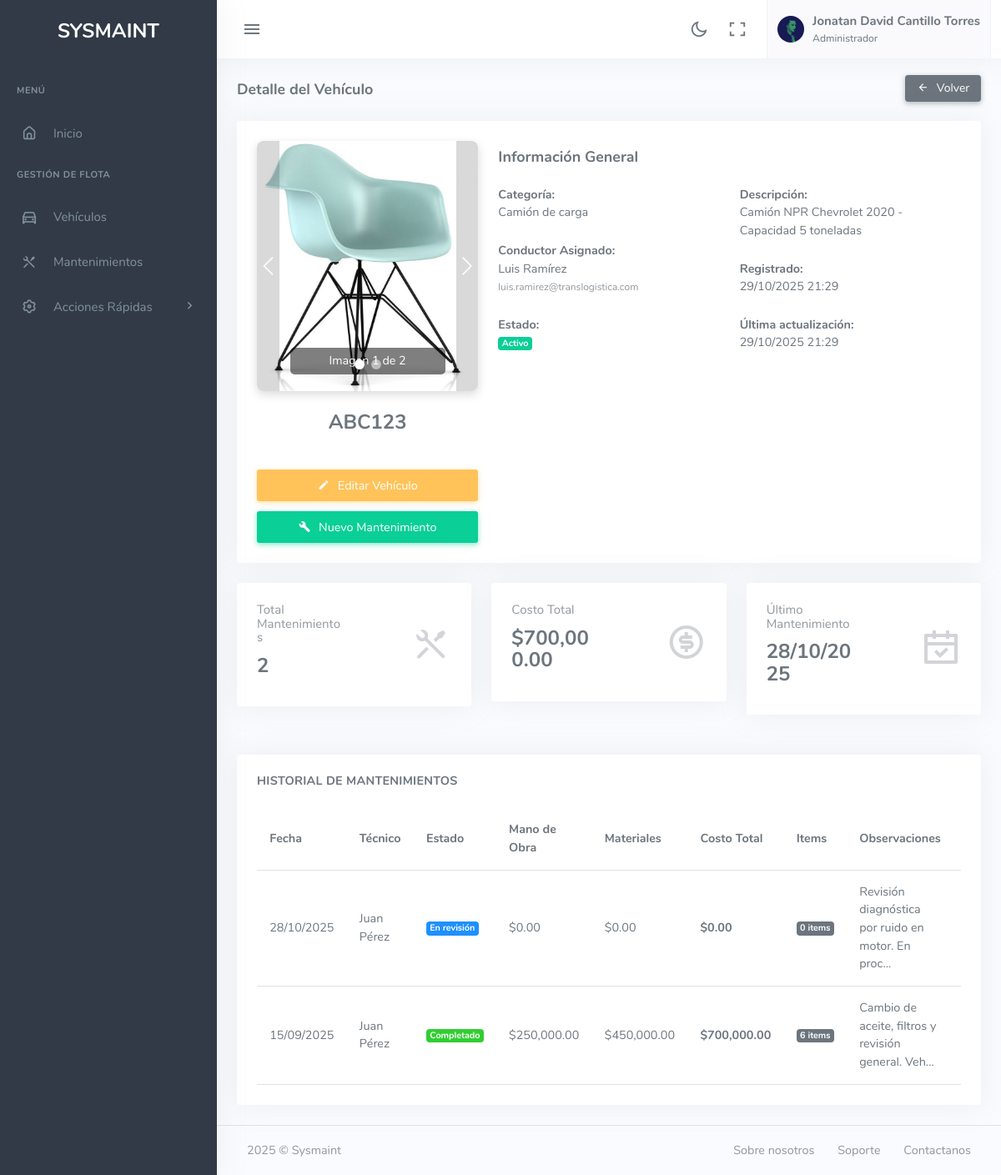
The app's page /vehiculo-detalle.php?id=1 (signed in) with its own data.
### tables this page shows
CREATE TABLE vehiculos (
    id INT AUTO_INCREMENT PRIMARY KEY,
    id_empresa INT NOT NULL,
    placa VARCHAR(20) NOT NULL UNIQUE,
    color VARCHAR(50),
    id_categoria INT NOT NULL,
    id_conductor INT,  
    imagenes JSON,  
    descripcion TEXT,
    estado TINYINT(1) DEFAULT 1,
    created_at TIMESTAMP DEFAULT CURRENT_TIMESTAMP,
    updated_at TIMESTAMP DEFAULT CURRENT_TIMESTAMP ON UPDATE CURRENT_TIMESTAMP,
    FOREIGN KEY (id_empresa) REFERENCES empresas(id),
    FOREIGN KEY (id_categoria) REFERENCES categorias_vehiculos(id),
    FOREIGN KEY (id_conductor) REFERENCES usuarios(id)
);

CREATE TABLE categorias_vehiculos (
    id INT AUTO_INCREMENT PRIMARY KEY,
    nombre VARCHAR(100) NOT NULL,
    descripcion TEXT,
    estado TINYINT(1) DEFAULT 1,
    created_at TIMESTAMP DEFAULT CURRENT_TIMESTAMP,
    updated_at TIMESTAMP DEFAULT CURRENT_TIMESTAMP ON UPDATE CURRENT_TIMESTAMP
);

CREATE TABLE usuarios (
    id INT AUTO_INCREMENT PRIMARY KEY,
    id_empresa INT NOT NULL,
    code_cc VARCHAR(20) NOT NULL,  
    first_name VARCHAR(100) NOT NULL,
    last_name VARCHAR(100) NOT NULL,
    email VARCHAR(255) NOT NULL UNIQUE,
    password VARCHAR(255) NOT NULL,
    phone VARCHAR(20),
    direccion TEXT,
    rol VARCHAR(50) NOT NULL,  
    imagen_perfil VARCHAR(255),
    estado TINYINT(1) DEFAULT 1,
    created_at TIMESTAMP DEFAULT CURRENT_TIMESTAMP,
    updated_at TIMESTAMP DEFAULT CURRENT_TIMESTAMP ON UPDATE CURRENT_TIMESTAMP,
    FOREIGN KEY (id_empresa) REFERENCES empresas(id),
    FOREIGN KEY (rol) REFERENCES roles(nombre)
);

CREATE TABLE mantenimientos (
    id INT AUTO_INCREMENT PRIMARY KEY,
    id_vehiculo INT NOT NULL,
    id_usuario_mantenimiento INT NOT NULL,
    id_estado_mantenimiento INT NOT NULL DEFAULT 1,
    fecha_mantenimiento DATE NOT NULL,
    proximo_mantenimiento DATE,
    costo_mano_obra DECIMAL(10, 2) DEFAULT 0.00,
    costo_materiales DECIMAL(10, 2) DEFAULT 0.00,
    costo_total DECIMAL(10, 2) GENERATED ALWAYS AS (costo_mano_obra + costo_materiales) STORED,
    observaciones TEXT,
    imagenes JSON,
    activo TINYINT(1) DEFAULT 1,
    created_at TIMESTAMP DEFAULT CURRENT_TIMESTAMP,
    updated_at TIMESTAMP DEFAULT CURRENT_TIMESTAMP ON UPDATE CURRENT_TIMESTAMP,
    
    FOREIGN KEY (id_vehiculo) REFERENCES vehiculos(id) ON DELETE CASCADE,
    FOREIGN KEY (id_usuario_mantenimiento) REFERENCES usuarios(id) ON DELETE RESTRICT,
    FOREIGN KEY (id_estado_mantenimiento) REFERENCES estados_mantenimiento(id) ON DELETE RESTRICT
);

CREATE TABLE estados_mantenimiento (
    id INT AUTO_INCREMENT PRIMARY KEY,
    nombre VARCHAR(50) NOT NULL UNIQUE,
    descripcion TEXT,
    color_hex VARCHAR(7) DEFAULT '#CCCCCC',
    orden SMALLINT DEFAULT 0,
    estado TINYINT(1) DEFAULT 1,
    created_at TIMESTAMP DEFAULT CURRENT_TIMESTAMP,
    updated_at TIMESTAMP DEFAULT CURRENT_TIMESTAMP ON UPDATE CURRENT_TIMESTAMP
);

### vehiculo-detalle.php (the view, shortened to what the rows shown need)
<?php
require_once 'includes/Class-vehiculos.php';
require_once 'includes/Class-mantenimientos.php';
$id_vehiculo = $_GET['id'];
$Vehiculo_class = new Vehiculo();
$Mantenimiento_class = new Mantenimiento();
$vehiculo = $Vehiculo_class->obtenerVehiculoPorId($id_vehiculo);
$mantenimientos = $Mantenimiento_class->obtenerMantenimientosPorVehiculo($id_vehiculo);
?>
<!DOCTYPE html>
<html lang="es">
<head>
    <link href="assets/css/app-saas.min.css" rel="stylesheet" type="text/css" id="app-style" />
    <link href="assets/css/icons.min.css" rel="stylesheet" type="text/css" />
</head>
<body>
    <div class="wrapper">
        <div class="content-page">
            <div class="content">
                <div class="container-fluid">
                    <div class="row">
                        <div class="col-12">
                            <div class="card">
                                <div class="card-body">
                                    <div class="row">
                                        <div class="col-lg-4 text-center">
                                            <div class="mb-3">
                                                <?php
                                                $imagenes = json_decode($vehiculo['imagenes'], true);
                                                if ($imagenes && count($imagenes) > 0):
                                                ?>
                                                    <div id="carouselVehiculo" class="carousel slide" data-bs-ride="carousel">
                                                        <div class="carousel-inner rounded">
                                                            <?php foreach ($imagenes as $index => $imagen): ?>
                                                            <div class="carousel-item <?php echo $index === 0 ? 'active' : ''; ?>">
                                                                <img src="<?php echo htmlspecialchars($imagen); ?>"
                                                                     class="d-block w-100"
                                                                     alt="Imagen <?php echo $index + 1; ?> del vehículo"
                                                                     style="height: 300px; object-fit: cover;">
                                                                <div class="carousel-caption d-none d-md-block"
                                                                     style="background: rgba(0,0,0,0.5); border-radius: 5px; padding: 5px 10px;">
                                                                    <p class="mb-0">Imagen <?php echo $index + 1; ?> de <?php echo count($imagenes); ?></p>
                                                                </div>
                                                            </div>
                                                            <?php endforeach; ?>
                                                        </div>
                                                    </div>
                                                <?php endif; ?>
                                            </div>
                                            <h3 class="mb-1"><?php echo htmlspecialchars($vehiculo['placa']); ?></h3>
                                            <p class="text-muted">
                                                <span class="badge" style="background-color: <?php echo htmlspecialchars($vehiculo['color']); ?>; font-size: 14px;">
                                                </span>
                                            </p>
                                            <div class="d-grid gap-2">
                                                <a href="update-vehiculos.php?id=<?php echo $vehiculo['id']; ?>" class="btn btn-warning">
                                                </a>
                                                <a href="add-mantenimientos.php?id_vehiculo=<?php echo $vehiculo['id']; ?>" class="btn btn-success">
                                                </a>
                                            </div>
                                        </div>
                                        <div class="col-lg-8">
                                            <div class="row">
                                                <div class="col-md-6">
                                                    <div class="mb-3">
                                                        <label class="fw-bold">Categoría:</label>
                                                        <p><?php echo htmlspecialchars($vehiculo['categoria_nombre'] ?? 'No especificada'); ?></p>
                                                    </div>
                                                    <div class="mb-3">
                                                        <label class="fw-bold">Conductor Asignado:</label>
                                                        <p>
                                                            <?php
                                                            if ($vehiculo['conductor_nombre']) {
                                                                echo htmlspecialchars($vehiculo['conductor_nombre'] . ' ' . $vehiculo['conductor_apellido']);
                                                                echo '<br><small class="text-muted">' . htmlspecialchars($vehiculo['conductor_email']) . '</small>';
                                                            } else {
                                                                echo '<span class="text-muted">Sin asignar</span>';
                                                            }
                                                            ?>
                                                        </p>
                                                    </div>
                                                </div>
                                                <div class="col-md-6">
                                                    <div class="mb-3">
                                                        <label class="fw-bold">Descripción:</label>
                                                        <p><?php echo $vehiculo['descripcion'] ? nl2br(htmlspecialchars($vehiculo['descripcion'])) : '<span class="text-muted">Sin descripción</span>'; ?></p>
                                                    </div>
                                                    <div class="mb-3">
                                                        <label class="fw-bold">Registrado:</label>
                                                        <p><?php echo date('d/m/Y H:i', strtotime($vehiculo['created_at'])); ?></p>
                                                    </div>
                                                    <div class="mb-3">
                                                        <label class="fw-bold">Última actualización:</label>
                                                        <p><?php echo date('d/m/Y H:i', strtotime($vehiculo['updated_at'])); ?></p>
                                                    </div>
                                                </div>
                                            </div>
                                        </div>
                                    </div>
                                </div>
                            </div>
                        </div>
                    </div>
                    <div class="row mb-3">
                        <div class="col-md-4">
                            <div class="card">
                                <div class="card-body">
                                    <div class="row align-items-center">
                                        <div class="col-6">
                                            <h5 class="text-muted fw-normal mt-0">Último Mantenimiento</h5>
                                            <h3 class="my-2">
                                                <?php
                                                if (count($mantenimientos) > 0) {
                                                    echo date('d/m/Y', strtotime($mantenimientos[0]['fecha_mantenimiento']));
                                                } else {
                                                    echo '-';
                                                }
                                                ?>
                                            </h3>
                                        </div>
                                    </div>
                                </div>
                            </div>
                        </div>
                    </div>
                    <div class="row">
                        <div class="col-12">
                            <div class="card">
                                <div class="card-body">
                                    <?php if (count($mantenimientos) > 0): ?>
                                        <div class="table-responsive">
                                            <table class="table table-hover table-centered mb-0">
                                                <thead>
                                                    <tr>
                                                        <th>Fecha</th>
                                                        <th>Técnico</th>
                                                        <th>Estado</th>
                                                        <th>Mano de Obra</th>
                                                        <th>Materiales</th>
                                                        <th>Costo Total</th>
                                                        <th>Items</th>
                                                        <th>Observaciones</th>
                                                        <th>Acciones</th>
                                                    </tr>
                                                </thead>
                                                <tbody>
                                                    <?php foreach ($mantenimientos as $mant): ?>
                                                    <tr>
                                                        <td><?php echo date('d/m/Y', strtotime($mant['fecha_mantenimiento'])); ?></td>
                                                        <td><?php echo htmlspecialchars($mant['tecnico_nombre'] . ' ' . $mant['tecnico_apellido']); ?></td>
                                                        <td>
                                                            <span class="badge" style="background-color: <?php echo $mant['estado_color']; ?>;">
                                                                <?php echo htmlspecialchars($mant['estado_nombre']); ?>
                                                            </span>
                                                        </td>
                                                        <td>
                                                            $<?php echo number_format($mant['costo_mano_obra'] ?? 0, 2); ?>
                                                        </td>
                                                        <td>
                                                            $<?php echo number_format($mant['costo_materiales'] ?? 0, 2); ?>
                                                        </td>
                                                        <td>
                                                            <strong>$<?php echo number_format($mant['costo_total'] ?? 0, 2); ?></strong>
                                                        </td>
                                                        <td>
                                                            <span class="badge bg-secondary">
                                                                <?php echo $mant['total_materiales'] ?? 0; ?> items
                                                            </span>
                                                        </td>
                                                        <td>
                                                            <?php
                                                            $obs = $mant['observaciones'];
                                                            echo $obs ? (strlen($obs) > 50 ? substr($obs, 0, 50) . '...' : $obs) : '-';
                                                            ?>
                                                        </td>
                                                        <td>
                                                        </td>
                                                    </tr>
                                                    <?php endforeach; ?>
                                                </tbody>
                                            </table>
                                        </div>
                                    <?php endif; ?>
                                </div>
                            </div>
                        </div>
                    </div>
                </div>
            </div>
        </div>
    </div>
</body>
</html>

### records on screen
vehiculos: imagenes "2", placa "ABC123", id_categoria.nombre "Camión de carga", id_conductor.last_name "Luis Ramírez", id_conductor.email "luis.ramirez@translogistica.com", descripcion "Camión NPR Chevrolet 2020 - Capacidad 5 toneladas", created_at "29/10/2025 21:29", updated_at "29/10/2025 21:29"
mantenimientos: fecha_mantenimiento "28/10/2025", id_usuario_mantenimiento.last_name "Juan Pérez", id_estado_mantenimiento.nombre "En revisión", costo_mano_obra "0.00", costo_materiales "0.00", costo_total "0.00", total_materiales "0", observaciones "Revisión diagnóstica por ruido en motor. En proc"
mantenimientos: fecha_mantenimiento "15/09/2025", id_usuario_mantenimiento.last_name "Juan Pérez", id_estado_mantenimiento.nombre "Completado", costo_mano_obra "250,000.00", costo_materiales "450,000.00", costo_total "700,000.00", total_materiales "6", observaciones "Cambio de aceite, filtros y revisión general. Veh"

### other values on screen
$_SESSION['user_first_name'] "Jonatan David"
$_SESSION['user_last_name'] "Cantillo Torres"
$_SESSION['user_rol_nombre'] "Administrador"
count($mantenimientos) "2"
$costo_total "700,000.00"
